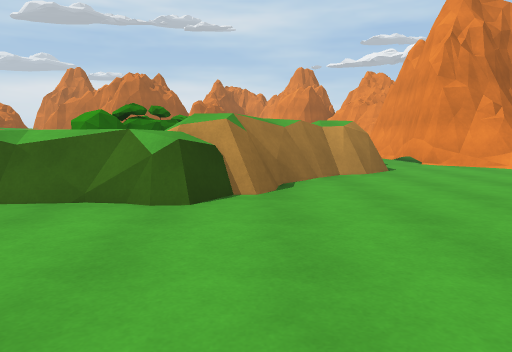
view 1 (above)

24 first-person views from a walk through a scene from a Unity 3-D project. The camera is 1.2 m above the floor, tilts 6° down and sees 70° across. The floor is counted in squares, 2 m on a side. Each view is taken from the middle of a square. On the plan, view 1 faces up. The plan holds only what a view shows up to about 10 squares ahead; the rest is blank. The place goes on beyond the plan. The player is left out.

view 2
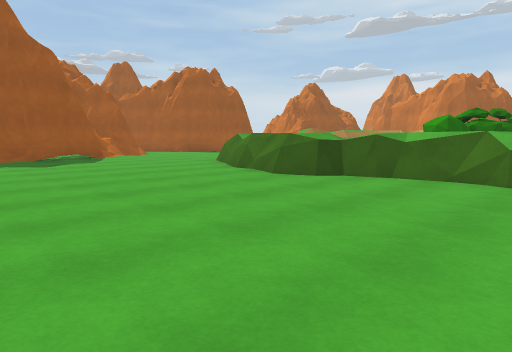

view 3
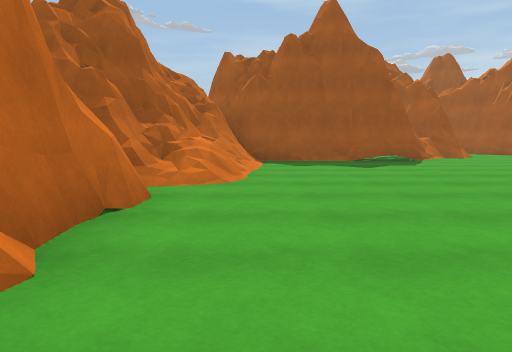

view 4
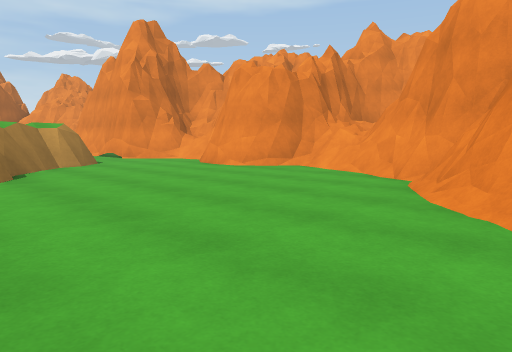

view 5
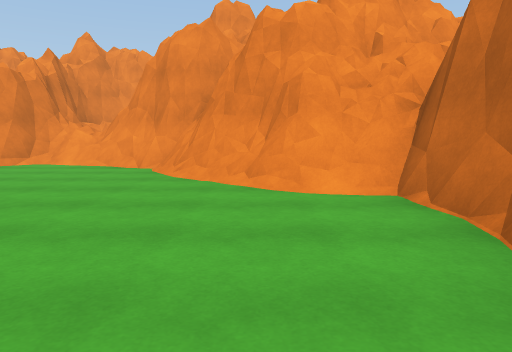

view 6
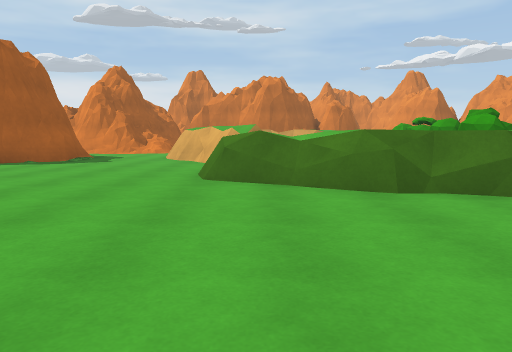

view 7
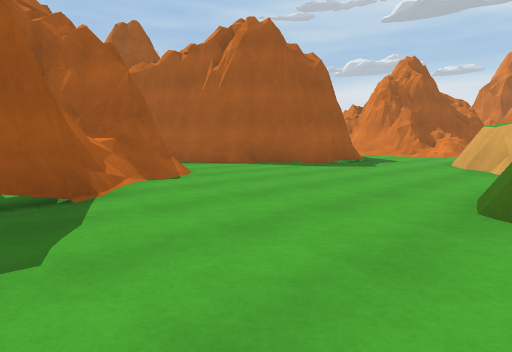

view 8
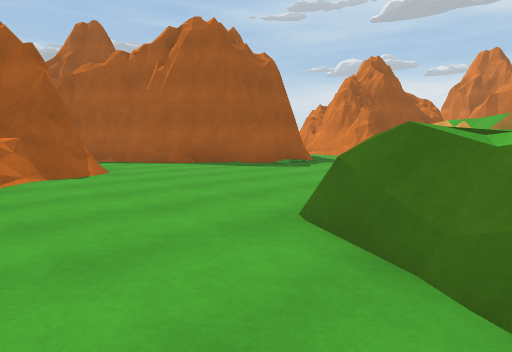

view 9
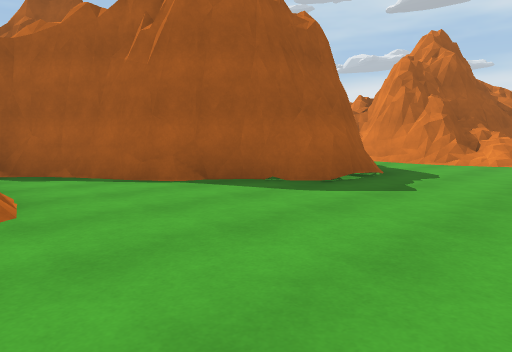

view 10
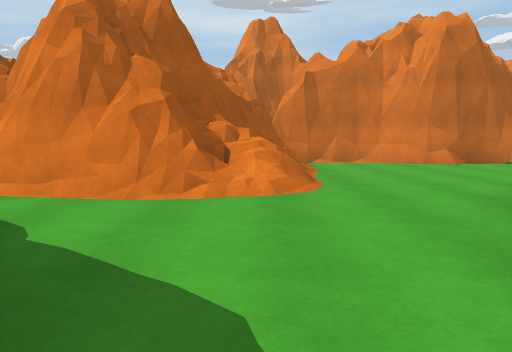

view 11
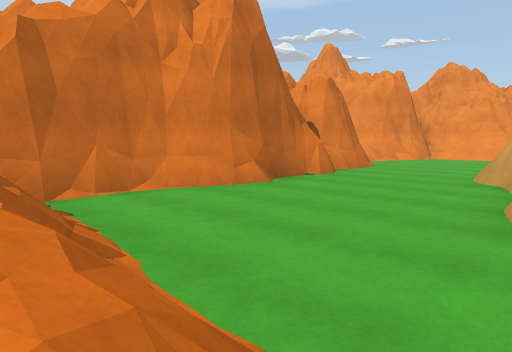

view 12
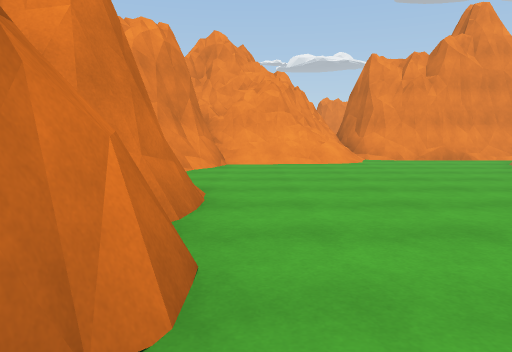

view 13
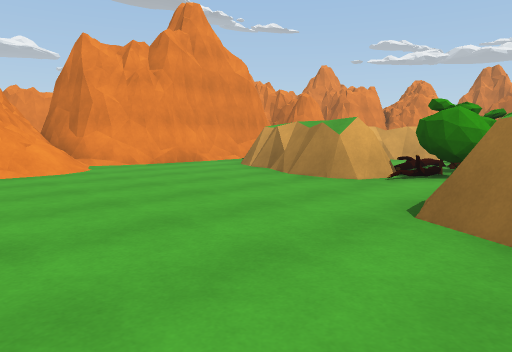

view 14
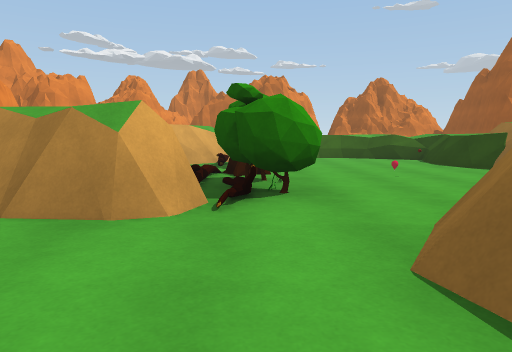

view 15
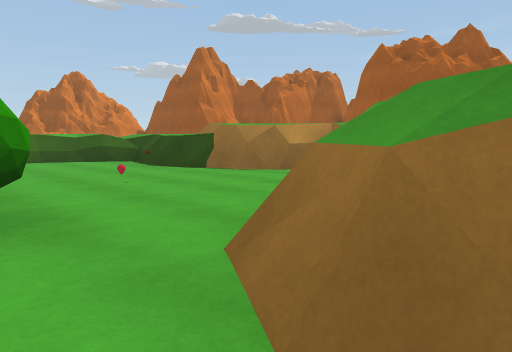

view 16
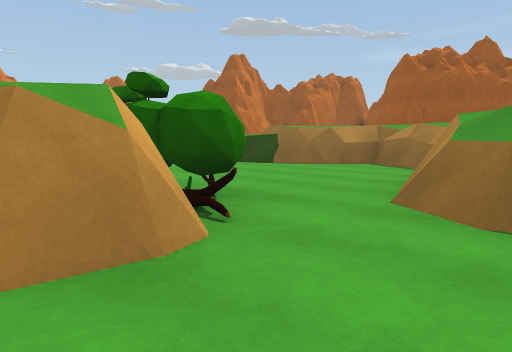

view 17
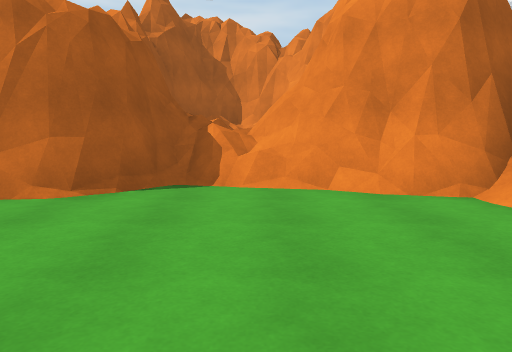

view 18
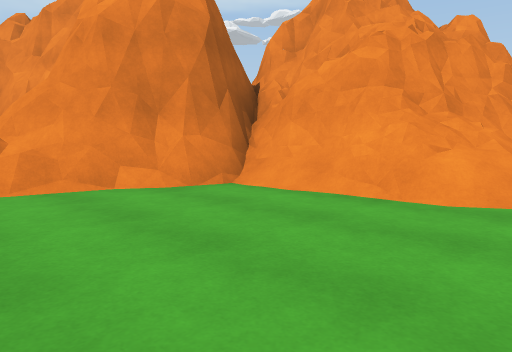

view 19
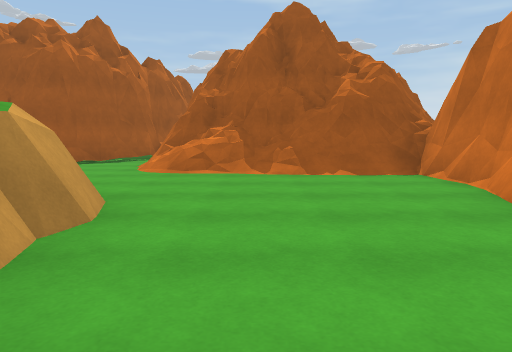

view 20
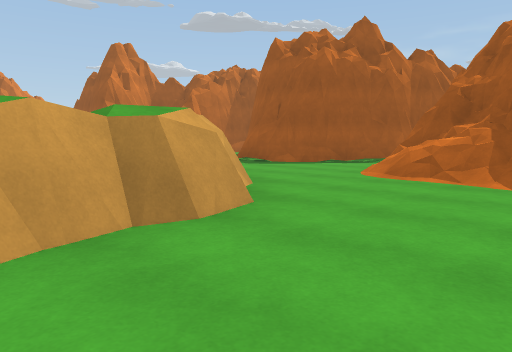

view 21
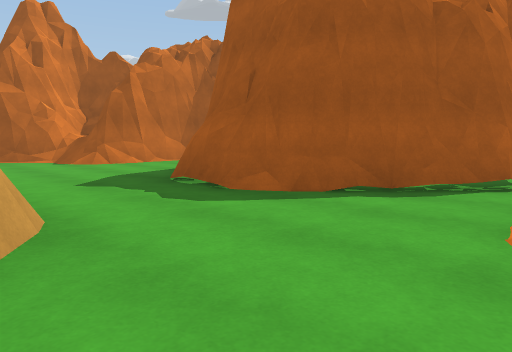

view 22
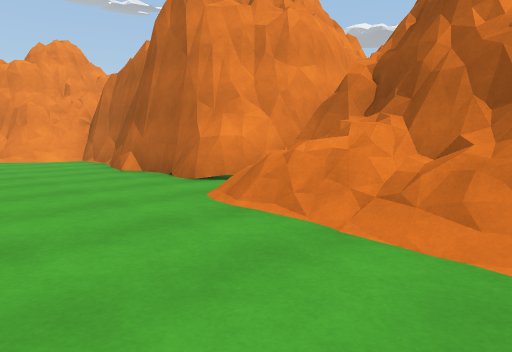

view 23
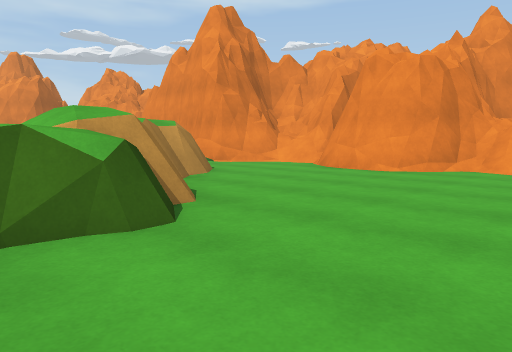

view 24
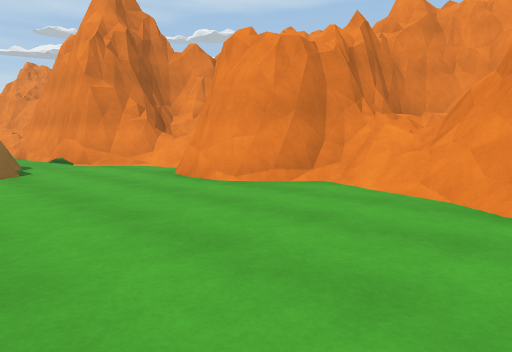

### Floor plan
Key: @ floor where view 1 was taken; # wall or solid block; . main floor; : floor 1 m higher than the main floor; / step, stairs or slope; = window, fence, low wall or low ledge; ^ raised ledge; T tree.
Columns run from 16 left of view 1 to 8 right of it. Each row starts with its distance up from view 1.
 20                ###
 19               ##/###
 18      ##########../##
 17      #/............##
 16     ##/............###
 15     ##/............//#
 14     #=/....###....../#
 13   ###/...####=......##
 12   #.....## #=#=##...#
 11   ##...##=...TT####.#
 10    ##..##=....T.   .#
  9    ##..###  ..T..  .#
  8   ##....##=..TT.. #.###
  7  ##......^#..TT.###../#
  6 ##.......^=..TT###...##
  5 #.......=^#=   ^#....#
  4 ####/....^^^^^^^#....#
  3   ###/.....^^=.......####
  2    ###.............../=:=
  1      #...............##
  0      #..........@...##
 -1      #.............###
 -2      #////........##
 -3      ####//////../#
 -4         ###########

Where each view was taken, in squares from view 1:
view 1: 0 up, 0 right, facing up
view 2: 2 down, 0 right, facing up-left
view 3: 2 down, 1 left, facing left
view 4: 2 down, 1 left, facing up-right
view 5: 2 down, 3 left, facing right
view 6: 1 down, 7 left, facing up
view 7: 1 up, 7 left, facing up-left
view 8: 2 up, 6 left, facing up-left
view 9: 4 up, 9 left, facing up-left
view 10: 9 up, 11 left, facing up
view 11: 13 up, 11 left, facing up-right
view 12: 17 up, 6 left, facing right
view 13: 17 up, 4 left, facing down-right
view 14: 15 up, 2 left, facing down
view 15: 14 up, 2 left, facing down-left
view 16: 14 up, 0 right, facing down-left
view 17: 14 up, 0 right, facing up
view 18: 14 up, 1 left, facing up-right
view 19: 15 up, 4 left, facing left
view 20: 16 up, 5 left, facing down-left
view 21: 13 up, 9 left, facing down-left
view 22: 0 up, 9 left, facing down-right
view 23: 1 up, 2 left, facing up-right
view 24: 0 up, 1 right, facing up-right
